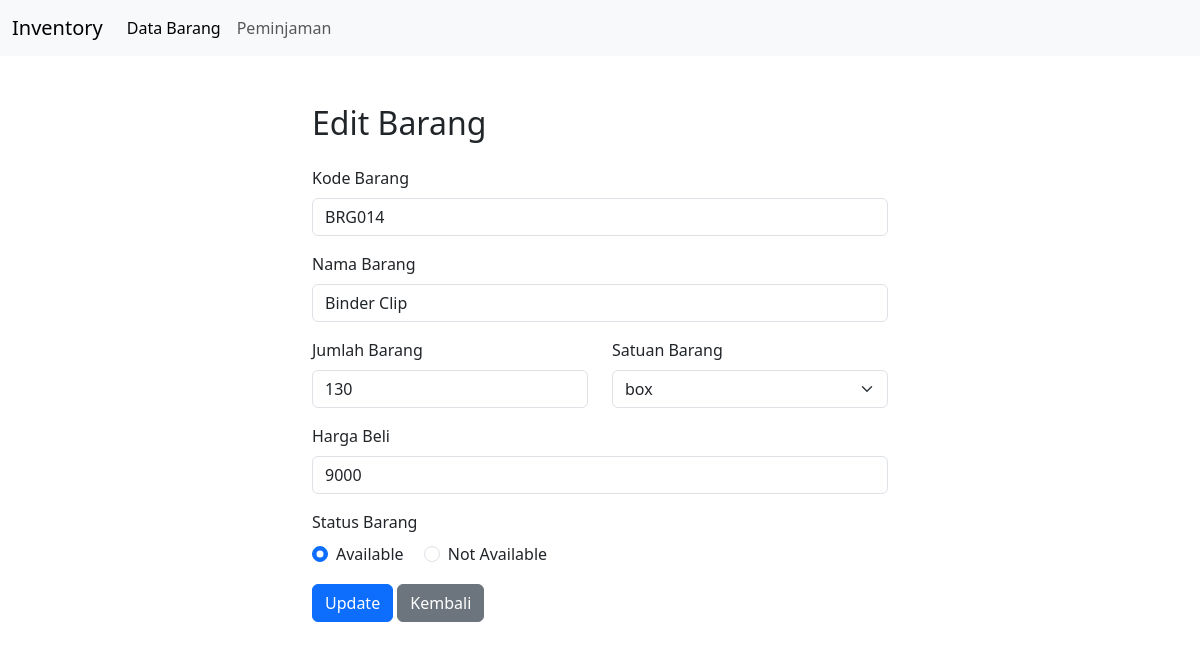
Screenshot of /data_barang.php/21 with the database file from the repository.
### tables this page shows
CREATE TABLE `tb_inventory` (
  `id_barang` int(10) NOT NULL,
  `kode_barang` varchar(20) NOT NULL,
  `nama_barang` varchar(50) NOT NULL,
  `jumlah_barang` int(10) NOT NULL,
  `satuan_barang` varchar(20) NOT NULL,
  `harga_beli` double(20,2) NOT NULL,
  `status_barang` tinyint(1) NOT NULL
);

### koneksi.php (called while the page is built, shortened)
<?php
$host = $_ENV['MYSQLHOST'];
$user = $_ENV['MYSQLUSER'];
$pass = $_ENV['MYSQLPASSWORD'];
$db   = $_ENV['MYSQLDATABASE'];
$conn = new mysqli($host, $user, $pass, $db);
function getDataById($id){
    global $conn;
    $sql = "SELECT * FROM tb_inventory WHERE id_barang = $id";
    $result = $conn->query($sql);
    if ($result && $result->num_rows > 0) {
        return $result->fetch_assoc();
    } else {
        return [];
    }
}
?>

### data_barang.php (the view, shortened to what this page needs)
<?php
include 'koneksi.php';
$is_edit = false;
if (isset($_SERVER['PATH_INFO'])) {
    $pathInfo = trim($_SERVER['PATH_INFO'], '/');
    $id = intval($pathInfo);
    if (!empty($id)){
        $is_edit = true;
    }
}
$data = [];
if ($is_edit) {
    $data = getDataById($id);
}
?>
<!DOCTYPE html>
<html lang="id">
<head>
    <link href="https://cdn.jsdelivr.net/npm/bootstrap@5.3.0/dist/css/bootstrap.min.css" rel="stylesheet">
</head>
<body>
    <?php include 'layout/nav.php'; ?>
    <main>
        <div class="container mt-5 col-md-6 mx-auto">
            <?php if ($is_edit): ?>
                <h2 class="mb-4">Edit Barang</h2>
            <?php else: ?>
                <h2 class="mb-4">Tambah Barang</h2>
            <?php endif; ?>
            <form method="post">
                <div class="mb-3">
                    <label for="kode_barang" class="form-label">Kode Barang</label>
                    <input type="text" class="form-control" id="kode_barang" name="kode_barang" required value="<?= $data['kode_barang'] ?? null ?>">
                </div>
                <div class="mb-3">
                    <label for="nama_barang" class="form-label">Nama Barang</label>
                    <input type="text" class="form-control" id="nama_barang" name="nama_barang" required value="<?= $data['nama_barang'] ?? null ?>">
                </div>
                <div class="row">
                    <div class="col-md-6 mb-3">
                        <label for="jumlah_barang" class="form-label">Jumlah Barang</label>
                        <input type="number" class="form-control" id="jumlah_barang" name="jumlah_barang" required value="<?= $data['jumlah_barang'] ?? null ?>">
                    </div>
                    <div class="col-md-6 mb-3">
                        <label for="satuan_barang" class="form-label">Satuan Barang</label>
                        <select class="form-select" id="satuan_barang" name="satuan_barang" required>
                            <option value="box" <?= isset($data['satuan_barang']) && $data['satuan_barang'] == 'box' ? 'selected' : '' ?>>box</option>
                        </select>
                    </div>
                </div>
                <div class="mb-3">
                    <label for="harga_beli" class="form-label">Harga Beli</label>
                    <input type="number" class="form-control" id="harga_beli" name="harga_beli" required value="<?= !empty($data['harga_beli']) ? (int) $data['harga_beli'] : '' ?>">
                </div>
                <div class="mb-3">
                    <label for="status_barang" class="form-label">Status Barang</label>
                    <div>
                        <div class="form-check form-check-inline">
                            <input class="form-check-input" type="radio" name="status_barang" id="status_available" value="1" <?= isset($data['status_barang']) && $data['status_barang'] == 1 ? 'checked' : '' ?>>
                            <label class="form-check-label" for="status_available">Available</label>
                        </div>
                        <div class="form-check form-check-inline">
                            <input class="form-check-input" type="radio" name="status_barang" id="status_not_available" value="0" <?= isset($data['status_barang']) && $data['status_barang'] == 0 ? 'checked' : '' ?>>
                            <label class="form-check-label" for="status_not_available">Not Available</label>
                        </div>
                    </div>
                </div>
                <button type="button" class="btn btn-primary" <?= $is_edit ? 'data-type="update"' : 'data-type="save"' ?>><?= $is_edit ? 'Update' : 'Simpan' ?></button>
                <a href="/inventory" class="btn btn-secondary">Kembali</a>
            </form>
        </div>
    </main>
</body>
</html>

### rows the page displays
tb_inventory: kode_barang "BRG014", nama_barang "Binder Clip", jumlah_barang "130", satuan_barang "box", harga_beli "9000", status_barang "☑ Available", status_barang "☐ Not Available"
